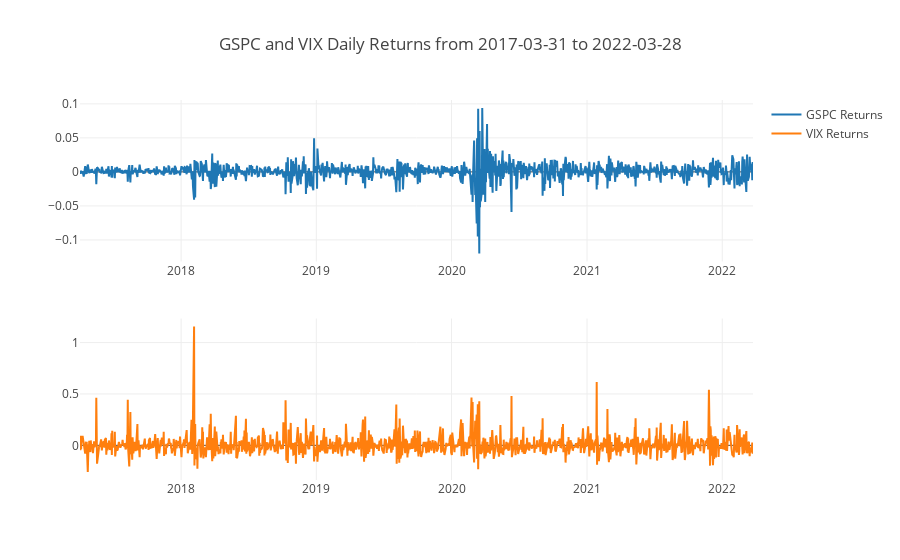

This figure's notebook cell:
### Markdown cell above
### Charts

### Code cell
fig = make_subplots(rows=2, cols=1)
fig.update_layout(title = "GSPC and VIX Daily Returns from "+start_date+" to "+end_date, template = style)
fig.add_trace(go.Scatter(
    x = gspc_pct.index,
    y = gspc_pct["close"], 
    name = "GSPC Returns"
), row = 1, col = 1)
fig.add_trace(go.Scatter(
    x = vix_pct.index,
    y = vix_pct["close"],
    name = "VIX Returns"
), row = 2, col = 1)

fig.show()

### Figure 1 — Plotly figure (JSON) as saved in the notebook; plotly's stock layout.template omitted (floating-point values rounded to 4 significant figures; data arrays with more than 128 entries replaced by an {"elided": "..."} marker saying what was removed)
{"data": [{"name": "GSPC Returns", "type": "scatter", "x": {"elided": "1255 str values"}, "xaxis": "x", "y": {"elided": "1255 float values"}, "yaxis": "y"}, {"name": "VIX Returns", "type": "scatter", "x": {"elided": "1255 str values"}, "xaxis": "x2", "y": {"elided": "1255 float values"}, "yaxis": "y2"}], "layout": {"title": {"text": "GSPC and VIX Daily Returns from 2017-03-31 to 2022-03-28"}, "xaxis": {"anchor": "y", "domain": [0, 1]}, "xaxis2": {"anchor": "y2", "domain": [0, 1]}, "yaxis": {"anchor": "x", "domain": [0.575, 1]}, "yaxis2": {"anchor": "x2", "domain": [0, 0.425]}}}
